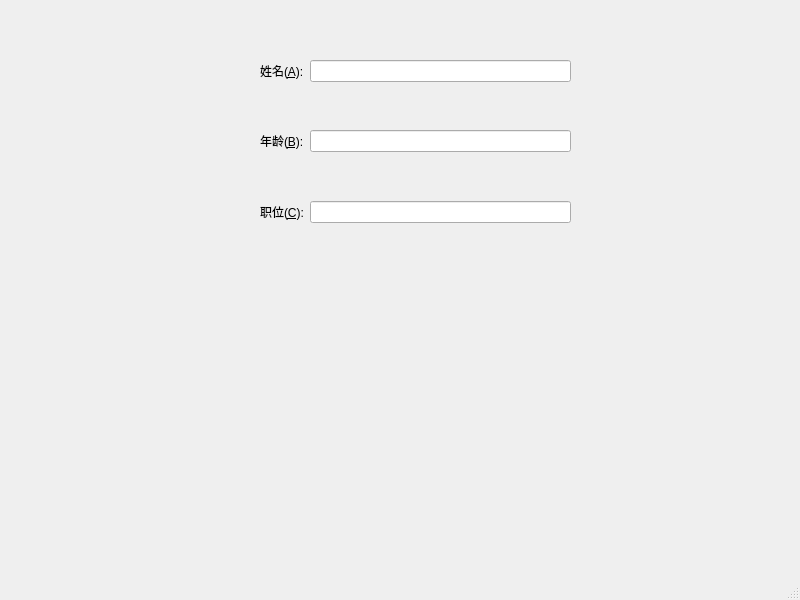
<?xml version="1.0" encoding="UTF-8"?>
<ui version="4.0">
 <class>MainWindow</class>
 <widget class="QMainWindow" name="MainWindow">
  <property name="geometry">
   <rect>
    <x>0</x>
    <y>0</y>
    <width>800</width>
    <height>600</height>
   </rect>
  </property>
  <property name="windowTitle">
   <string>MainWindow</string>
  </property>
  <widget class="QWidget" name="centralwidget">
   <widget class="QWidget" name="formLayoutWidget">
    <property name="geometry">
     <rect>
      <x>260</x>
      <y>60</y>
      <width>311</width>
      <height>163</height>
     </rect>
    </property>
    <layout class="QFormLayout" name="formLayout">
     <item row="0" column="0">
      <widget class="QLabel" name="label">
       <property name="text">
        <string>姓名(&amp;A):</string>
       </property>
       <property name="buddy">
        <cstring>lineEdit</cstring>
       </property>
      </widget>
     </item>
     <item row="0" column="1">
      <widget class="QLineEdit" name="lineEdit"/>
     </item>
     <item row="2" column="0">
      <widget class="QLabel" name="label_2">
       <property name="text">
        <string>年龄(&amp;B):</string>
       </property>
       <property name="buddy">
        <cstring>lineEdit_2</cstring>
       </property>
      </widget>
     </item>
     <item row="4" column="0">
      <widget class="QLabel" name="label_3">
       <property name="text">
        <string>职位(&amp;C):</string>
       </property>
       <property name="buddy">
        <cstring>lineEdit_3</cstring>
       </property>
      </widget>
     </item>
     <item row="2" column="1">
      <widget class="QLineEdit" name="lineEdit_2"/>
     </item>
     <item row="4" column="1">
      <widget class="QLineEdit" name="lineEdit_3"/>
     </item>
     <item row="1" column="1">
      <spacer name="verticalSpacer">
       <property name="orientation">
        <enum>Qt::Vertical</enum>
       </property>
       <property name="sizeHint" stdset="0">
        <size>
         <width>20</width>
         <height>40</height>
        </size>
       </property>
      </spacer>
     </item>
     <item row="3" column="1">
      <spacer name="verticalSpacer_2">
       <property name="orientation">
        <enum>Qt::Vertical</enum>
       </property>
       <property name="sizeHint" stdset="0">
        <size>
         <width>20</width>
         <height>40</height>
        </size>
       </property>
      </spacer>
     </item>
    </layout>
   </widget>
  </widget>
  <widget class="QMenuBar" name="menubar">
   <property name="geometry">
    <rect>
     <x>0</x>
     <y>0</y>
     <width>800</width>
     <height>26</height>
    </rect>
   </property>
  </widget>
  <widget class="QStatusBar" name="statusbar"/>
 </widget>
 <resources/>
 <connections/>
</ui>
